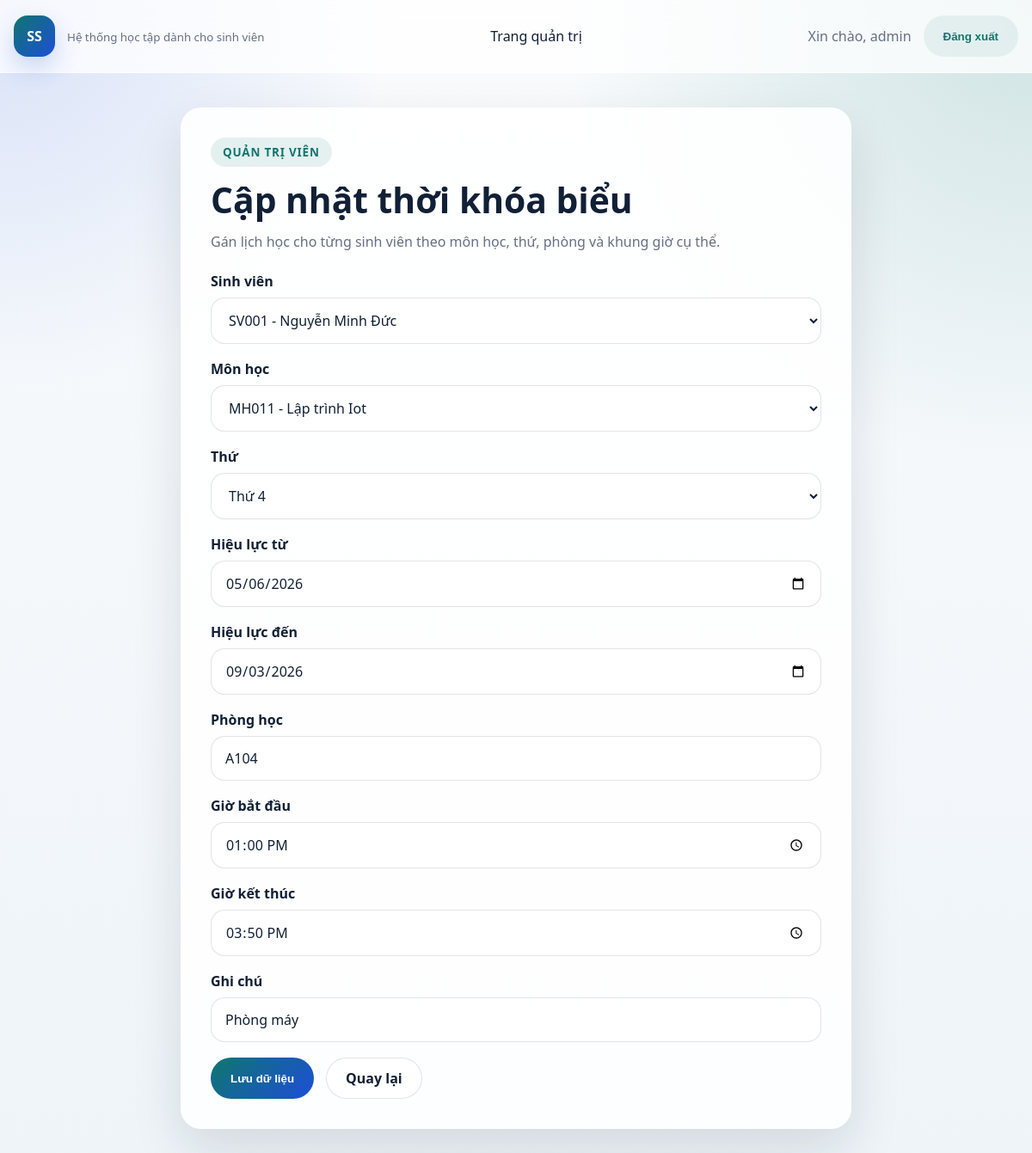
The page /schedules/63/edit/ (signed in) on the database its author committed.
### students/models.py (models this page shows, shortened)
class Schedule(models.Model):
    WEEKDAY_CHOICES = (
        ("2", "Thứ 2"),
        ("3", "Thứ 3"),
        ("4", "Thứ 4"),
        ("5", "Thứ 5"),
        ("6", "Thứ 6"),
        ("7", "Thứ 7"),
        ("CN", "Chủ nhật"),
    )
    student = models.ForeignKey(
        Student,
        on_delete=models.CASCADE,
        related_name="schedules",
        verbose_name="Sinh viên",
    )
    subject = models.ForeignKey(
        Subject,
        on_delete=models.CASCADE,
        related_name="schedules",
        verbose_name="Môn học",
    )
    weekday = models.CharField(max_length=2, choices=WEEKDAY_CHOICES, verbose_name="Thứ")
    effective_from = models.DateField(verbose_name="Hiệu lực từ", default=timezone.localdate)
    effective_to = models.DateField(
        verbose_name="Hiệu lực đến",
        blank=True,
        default=default_schedule_end_date,
    )
    room = models.CharField(max_length=50, verbose_name="Phòng học")
    start_time = models.TimeField(verbose_name="Giờ bắt đầu")
    end_time = models.TimeField(verbose_name="Giờ kết thúc")
    note = models.CharField(max_length=255, blank=True, verbose_name="Ghi chú")
    created_at = models.DateTimeField(auto_now_add=True)
    updated_at = models.DateTimeField(auto_now=True)
    class Meta:
        ordering = ["student__student_code", "weekday", "start_time"]
        verbose_name = "Thời khóa biểu"
        verbose_name_plural = "Thời khóa biểu"
        constraints = [
            models.UniqueConstraint(
                fields=["student", "subject", "weekday", "start_time"],
                name="unique_student_schedule_slot",
            )
        ]

### students/views.py (the view)
# urls.py: path("schedules/<int:pk>/edit/", views.ScheduleUpdateView.as_view(), name="schedule_edit"),
class ScheduleUpdateView(StaffRequiredMixin, SuccessMessageMixin, UpdateView):
    model = Schedule
    form_class = ScheduleForm
    template_name = "students/schedule_form.html"
    success_url = reverse_lazy("students:schedule_list")
    success_message = "Cập nhật thời khóa biểu thành công."

### students/forms.py
class ScheduleForm(BootstrapFormMixin, forms.ModelForm):
    class Meta:
        model = Schedule
        fields = [
            "student",
            "subject",
            "weekday",
            "effective_from",
            "effective_to",
            "room",
            "start_time",
            "end_time",
            "note",
        ]
        widgets = {
            "effective_from": DateInput(),
            "effective_to": DateInput(),
            "start_time": forms.TimeInput(attrs={"type": "time"}),
            "end_time": forms.TimeInput(attrs={"type": "time"}),
        }
    def __init__(self, *args, **kwargs):
        super().__init__(*args, **kwargs)
        self.fields["student"].queryset = Student.objects.order_by("student_code")
        self.fields["subject"].queryset = Subject.objects.order_by("subject_code")

### students/models.py (called while the page is built)
    def __str__(self):
        return f"{self.student_code} - {self.full_name}"

    def __str__(self):
        return f"{self.subject_code} - {self.name}"

### students/views.py (called while the page is built)
    def test_func(self):
        return self.request.user.is_staff

### students/templates/students/schedule_form.html (shortened to what this page needs)
{% extends "students/base.html" %}
{% block content %}
<section class="form-shell">
    <div class="form-card">
        <span class="eyebrow">Quản trị viên</span>
        <h1>{% if form.instance.pk %}Cập nhật thời khóa biểu{% else %}Thêm thời khóa biểu{% endif %}</h1>
        <p>Gán lịch học cho từng sinh viên theo môn học, thứ, phòng và khung giờ cụ thể.</p>
        <form method="post" class="styled-form">
            {% for field in form %}
                <div class="field-group">
                    <label for="{{ field.id_for_label }}">{{ field.label }}</label>
                    {{ field }}
                </div>
            {% endfor %}
            <div class="form-actions">
                <button class="primary-button" type="submit">Lưu dữ liệu</button>
                <a class="secondary-button" href="{% url 'students:schedule_list' %}">Quay lại</a>
            </div>
        </form>
    </div>
</section>
{% endblock %}

### students/templates/students/base.html (shortened to what this page needs)
{% load static %}
<!DOCTYPE html>
<html lang="vi">
<head>
    <link rel="stylesheet" href="{% static 'students/styles.css' %}">
</head>
<body>
    <header class="topbar">
        <div class="container topbar-inner">
            {% if user.is_authenticated and not user.is_staff %}
                <a class="brand" href="{% url 'students:student_result' %}">
                    <span class="brand-mark">SV</span>
                    <span class="brand-text">
                        <strong>Cổng thông tin sinh viên</strong>
                        <small>Theo dõi học tập cá nhân</small>
                    </span>
                </a>
            {% else %}
                <a class="brand" href="{% url 'students:home' %}">
                    <span class="brand-mark">SS</span>
                    <span class="brand-text">
                        <small>Hệ thống học tập dành cho sinh viên</small>
                    </span>
                </a>
            {% endif %}
            <nav class="nav-links">
                {% if user.is_authenticated and not user.is_staff %}
                    <a href="{% url 'students:student_profile' %}">Trang cá nhân</a>
                    <a href="{% url 'students:student_result' %}">Kết quả học tập</a>
                    <a href="{% url 'students:student_schedule' %}">Thời khóa biểu</a>
                    <a href="{% url 'students:student_exam_schedule' %}">Lịch thi</a>
                {% elif user.is_authenticated and user.is_staff %}
                    <a href="/admin/">Trang quản trị</a>
                {% endif %}
            </nav>
            <div class="user-actions">
                {% if user.is_authenticated %}
                    <span class="welcome">Xin chào, {{ user.get_full_name|default:user.username }}</span>
                    <form method="post" action="{% url 'students:logout' %}">
                        <button type="submit" class="ghost-button">Đăng xuất</button>
                    </form>
                {% else %}
                    <a class="primary-button" href="{% url 'students:login' %}">Đăng nhập sinh viên</a>
                {% endif %}
            </div>
        </div>
    </header>
    <main class="container page-content">
        {% block content %}{% endblock %}
    </main>
</body>
</html>

### static/students/styles.css (style rules this page uses)
:root { --bg: #f3f7fb; --surface: rgba(255, 255, 255, 0.88); --text: #112036; --muted: #667085; --line: rgba(17, 32, 54, 0.12); --primary: #0f766e; --secondary: #1d4ed8; --danger: #dc2626; --shadow: 0 24px 60px rgba(15, 23, 42, 0.12); --radius: 24px; }
* { box-sizing: border-box; }
body { margin: 0; font-family: "Segoe UI", sans-serif; color: var(--text); background: radial-gradient(circle at top left, rgba(29, 78, 216, 0.15), transparent 25%), radial-gradient(circle at top right, rgba(15, 118, 110, 0.18), transparent 30%), linear-gradient(180deg, #f9fbfd 0%, #eef4f8 100%); }
a { color: inherit; text-decoration: none; }
.container { width: min(1180px, calc(100% - 32px)); margin: 0 auto; }
.topbar { position: sticky; top: 0; z-index: 10; background: rgba(255, 255, 255, 0.76); backdrop-filter: blur(16px); border-bottom: 1px solid rgba(255, 255, 255, 0.65); }
.topbar-inner { display: flex; align-items: center; justify-content: space-between; gap: 24px; padding: 18px 0; }
.brand { display: flex; align-items: center; gap: 14px; }
.brand-mark { width: 48px; height: 48px; display: grid; place-items: center; border-radius: 16px; color: white; font-weight: 700; background: linear-gradient(135deg, var(--primary), var(--secondary)); box-shadow: 0 12px 28px rgba(29, 78, 216, 0.22); }
.brand-text small, .welcome, .hero p, .section-header p, .form-card p, .login-copy p, .metric-item span, .metric-card span { color: var(--muted); }
.nav-links, .user-actions, .hero-actions, .form-actions { display: flex; align-items: center; gap: 14px; }
.nav-links { flex-wrap: wrap; justify-content: center; }
.page-content { padding: 40px 0 56px; }
.hero-copy, .hero-panel, .panel, .form-card, .login-card { background: var(--surface); border-radius: var(--radius); box-shadow: var(--shadow); border: 1px solid rgba(255, 255, 255, 0.7); }
.hero-copy, .hero-panel, .form-card, .login-card { padding: 34px; }
.eyebrow { display: inline-flex; padding: 8px 14px; border-radius: 999px; background: rgba(15, 118, 110, 0.1); color: var(--primary); font-size: 0.84rem; font-weight: 700; text-transform: uppercase; letter-spacing: 0.06em; }
.hero h1, .section-header h1, .form-card h1, .login-copy h1 { margin: 16px 0 12px; line-height: 1.08; font-size: clamp(2rem, 3.4vw, 3.7rem); }
.form-shell { display: flex; justify-content: center; }
.form-card { width: min(780px, 100%); }
.styled-form { margin-top: 24px; }
.field-group { margin-bottom: 18px; }
.field-group label { display: block; margin-bottom: 8px; font-weight: 700; }
.field-group input, .field-group select, .field-group textarea { width: 100%; padding: 14px 16px; border: 1px solid var(--line); border-radius: 16px; background: white; color: var(--text); font: inherit; }
.primary-button, .secondary-button, .ghost-button, .danger-button { display: inline-flex; align-items: center; justify-content: center; min-height: 48px; padding: 0 22px; border-radius: 999px; border: 1px solid transparent; font-weight: 700; cursor: pointer; }
.primary-button { color: white; background: linear-gradient(135deg, var(--primary), var(--secondary)); }
.secondary-button { background: white; border-color: var(--line); }
.ghost-button { background: rgba(15, 118, 110, 0.08); color: var(--primary); }

### rows shown on the page
Schedule: form "SV001 - Nguyễn Minh Đức" "MH011 - Lập trình Iot" "Thứ 4" "05/06/2026" "09/03/2026" "A104" "13:00:00" "15:50:00" "Phòng máy"

### other values the page prints
{{ user.get_full_name|default:user.username }} "admin"
{{ field.label }} "Sinh viên" "Môn học" "Thứ" "Hiệu lực từ" "Hiệu lực đến" "Phòng học" "Giờ bắt đầu" "Giờ kết thúc" "Ghi chú"
